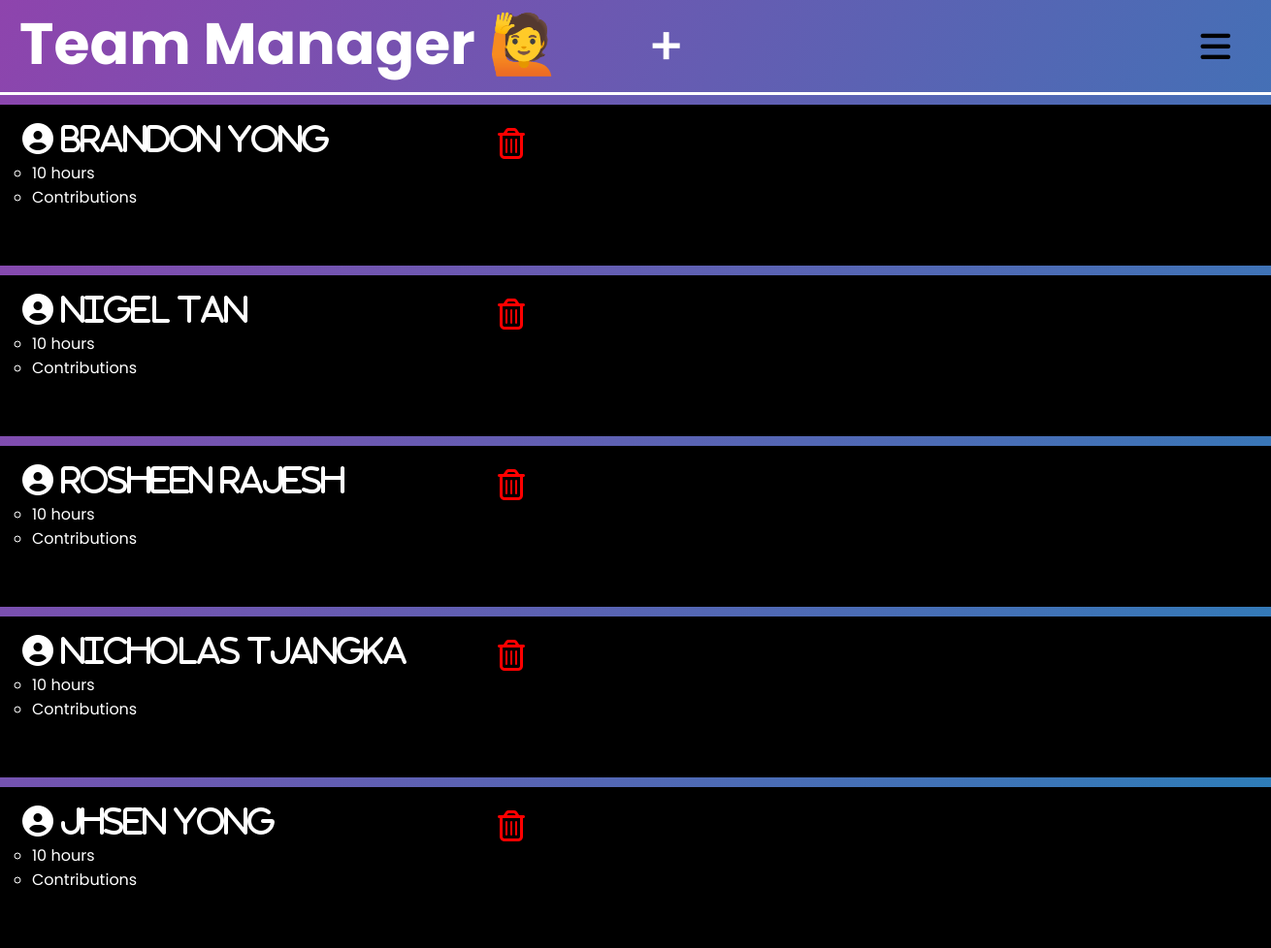
The page /membersboard on the database its author committed.
### tables this page shows
CREATE TABLE "User" (
	"user_id"	INTEGER NOT NULL UNIQUE,
	"user_username"	TEXT NOT NULL UNIQUE,
	"user_password"	TEXT NOT NULL UNIQUE,
	"user_email"	TEXT NOT NULL UNIQUE,
	PRIMARY KEY("user_id" AUTOINCREMENT)
);

### app.py (the view)
@app.route('/membersboard',methods=['POST','GET'])
def membersboard():
    users = appDb.all_users()
    return render_template("membersboard.html",users=users)

### db.py (called while the page is built)
    def all_users(self) :
        try :
            self.cursor.execute(
                "SELECT * from user")
            return self.cursor.fetchall()
        except Exception as e :
            return e

### templates/membersboard.html (shortened to what this page needs)
{% extends "base.html" %}
{% block head %}
<link rel="stylesheet" href="https://use.fontawesome.com/releases/v5.15.4/css/all.css"/>
{% endblock %}
{% block body %}
<div class="membersboard_page">
    <h1>Team Manager &#128587</h1>
    <label for="add_member" class="show_add_member_btn">
        <a href="http://127.0.0.1:5000/signup ">+</a>
    </label>
    <label for="check">
        <i class="fas fa-bars" id="btn"></i>
    </label>
    <div class="members_columns" >
        {% for user in users %}
        <div class="member_box">
            <label for="personalPage" class="individual_user_btn">
                <a href="http://127.0.0.1:5000/user_stats">
                    <i class="fa-solid fa-circle-user fa-2xl" id="personal_page">
                                {{ user[1] }}
                    </i>
                </a>
            </label>
            <ul>
                <li>10 hours</li>
                <li>Contributions</li>
            </ul>
            <label for ="deleteMember" class="delete_member_btn">
                <a href="/delete_user/{{user[0]}}">
                    <i class="fa-regular fa-trash-can fa-2xl" id="trash"></i>
                </a>
            </label>
        </div>
        {% endfor %}
    </div>
</div>
{% endblock %}

### static/css/main.css (style rules this page uses)
* { margin: 0; padding: 0; box-sizing: border-box; font-family: "Poppins", sans-serif; }
body { margin: 0; padding: 0; overflow: hidden; }
label #btn, label #cancel { position: absolute; cursor: pointer; border-radius: 3px; }
label #btn { right: 30px; top: 25px; font-size: 35px; color: black; padding: 6px 12px; transition: all .5s; }
.membersboard_page { background: linear-gradient(120deg, #8e44ad, #2980b9); height: 100vh; }
.membersboard_page h1 { text-align: left; padding-left: 20px; padding-bottom: 5px; font-size: 60px; color: white; border-bottom:3px solid white; }
.show_add_member_btn a { padding: 6px 12px; font-size: 55px; font-weight: 500; color: white; cursor: pointer; position: absolute; text-decoration: none; top: 0px; left: 50%; }
.member_box { display: grid; grid-template-columns: auto; grid-row: auto; border-style: solid; padding: 10px; gap: 20px; overflow: auto; max-height: 90%; margin-top: 10px; background-color: black; }
.member_box ul { list-style-type: circle; text-align: left; padding-left: 20px; color: white; }
.fa-trash-can { color: red; cursor: pointer; position: relative; bottom: 100px; left: 500px; }
.fa-circle-user { font-family: "Poppins", sans-serif; color: white; cursor: pointer; position: relative; top: 10px; left: 10px; }
.members_columns { overflow: auto; height: 90%; }

### rows shown on the page
User: user_username "Brandon Yong"
User: user_username "Nigel Tan"
User: user_username "Rosheen Rajesh"
User: user_username "Nicholas Tjangka"
User: user_username "Jhsen Yong"
